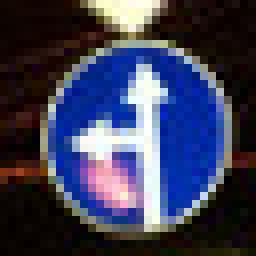
#> input picture new_images/imgs/1.jpg, 32 x 32 px (shown 8 times larger); its folder holds 4 pictures in this run
$ jupyter execute --allow-errors Traffic_Sign_Classifier_ver01.ipynb   (shell and % lines are left out)
#> lines starting #> are read from the running program, lines starting #| are printed output that depends on the picture
# Self-Driving Car Engineer Nanodegree

## Deep Learning

## Project: Build a Traffic Sign Recognition Classifier

---
## Step 0: Load The Data

[cell 1]
# Load pickled data
import pickle
import numpy as np
# TODO: Fill this in based on where you saved the training and testing data

training_file = 'data/train.p'
validation_file= 'data/valid.p'
testing_file = 'data/test.p'

#> (the rest of this cell did not finish here and is left out)

---

## Step 1: Dataset Summary & Exploration

The pickled data is a dictionary with 4 key/value pairs:

- `'features'` is a 4D array containing raw pixel data of the traffic sign images, (num examples, width, height, channels).
- `'labels'` is a 1D array containing the label/class id of the traffic sign. The file `signnames.csv` contains id -> name mappings for each id.
- `'sizes'` is a list containing tuples, (width, height) representing the original width and height the image.
- `'coords'` is a list containing tuples, (x1, y1, x2, y2) representing coordinates of a bounding box around the sign in the image. **THESE COORDINATES ASSUME THE ORIGINAL IMAGE. THE PICKLED DATA CONTAINS RESIZED VERSIONS (32 by 32) OF THESE IMAGES**

### Provide a Basic Summary of the Data Set Using Python, Numpy and/or Pandas

#> (a cell that did not finish here is left out)

## Include an exploratory visualization of the dataset

Visualize the German Traffic Signs Dataset using the pickled file(s).

[cell 3]
### Data exploration visualization code goes here.
### Feel free to use as many code cells as needed.
import matplotlib.pyplot as plt
# Visualizations will be shown in the notebook.

[cell 4]
'''
This cell shows the numbers for each class, and the overall distribution.
'''
import random
import pandas as pd

#> (the rest of this cell did not finish here and is left out)

### Summary
By watching the the distribution shape of our dataset, we can tell it's really unbalanced. Some classes are even 10 times larger
than another, so before building my model i need to extend the dataset by applying data argumentation.

----

## Step 2: Design and Test a Model Architecture

Design and implement a deep learning model that learns to recognize traffic signs. Model is trained and test on the [German Traffic Sign Dataset](http://benchmark.ini.rub.de/?section=gtsrb&subsection=dataset).

### Data argumentaiton

[cell 5]
'''
### Data Cleaning ####
Before data argumentation, notice that some images have really bad qualities.
For example too dark & too blury. This can affect our training.
Removing the exposure effects from all images and sharpen them can solve this problem.
################################################################################################
'''

def sharpen_img(image):
    gb = cv2.GaussianBlur(image, (5,5), 20.0)
    return cv2.addWeighted(image, 2, gb, -1, 0)

def remove_exposure(image):
    return exposure.equalize_adapthist(image)


'''
### Data argumentation methods ####
The dataset is really unbalanced, this is when data argumentation comes in.
Data argumentation methods like translation/perspective-tranform/rotation/scaling are used in this case.
################################################################################################
'''
import numpy as np
import cv2
from sklearn.utils import shuffle
from skimage import exposure
from skimage.transform import warp
from skimage.transform import ProjectiveTransform
from numpy import random


# [137 lines left out: functions flip, random_shift, random_zoom, random_rotation, four_point_transform, projection_transform and 1 more, not called in this run]

### Data argumentation in Viz

[cell 6]
'''
See how the images look like by removing the exposure effects.
'''
from skimage import exposure

bad_quality_cls = 3

fig = plt.figure(figsize = (6, 2))
fig.subplots_adjust(left = 0, right = 1, bottom = 0, top = 1, hspace = 0.05, wspace = 0.05)

#> (the rest of this cell did not finish here and is left out)

[cell 7]
'''
Now we've seen how great our solutioons worked out.
Let's visualize the data-argumentation.
'''
import matplotlib.pyplot as plt
# Data argumentation functions
arg_functions = {'random_shift': random_shift,
                 'random_zoom':random_zoom,
                 'flip':flip,
                 'random_rotation':random_rotation,
                 'projection_transform':projection_transform}


# Visualize the raw data
fig = plt.figure(figsize = (6, 2))
fig.subplots_adjust(left = 0, right = 1, bottom = 0, top = 1, hspace = 0.05, wspace = 0.05)

#> (the rest of this cell did not finish here and is left out)

### Pre-process the Data Set (normalization, grayscale, etc.)

[cell 8]
from sklearn.utils import shuffle
from skimage import exposure

def preprocess_dataset(X, y = None):

    #Convert to grayscale, e.g. single channel Y
    X = 0.299 * X[:, :, :, 0] + 0.587 * X[:, :, :, 1] + 0.114 * X[:, :, :, 2]
    #Scale features to be in [0, 1]
    X = (X / 255.).astype(np.float32)

    for i in range(X.shape[0]):
        with warnings.catch_warnings():
            warnings.simplefilter("ignore")
            X[i] = exposure.equalize_adapthist(X[i])

    if y is not None:
        # Convert to one-hot encoding. Convert back with `y = y.nonzero()[1]`
        y = np.eye(num_classes)[y]
        X, y = shuffle(X, y)

    # Add a single grayscale channel
    X = X.reshape(X.shape + (1,))
    return X, y


def data_argumentation():
    flipable_horizontle = [11, 12, 13, 18, 22, 26, 30, 35]
    flipable_horizontleAndVerticle = [15, 17]
    cross_flipable = {'19':20,
                      '33':34,
                      '36':37,
                      '38':39,
                      '20':19,
                      '34':33,
                      '37':36,
                      '39':38}
    n_classes = 43


    X_extended = [image for image in X_train]
    y_extended = [number for number in y_train]
    num_mean = X_train.shape[0] // n_classes

    for i in range(n_classes):
        images_i = X_train[y_train == i] #列出所有此類別的圖片
        label_i = i
        num_i_images = images_i.shape[0]


        if num_i_images < num_mean:
            for index, image in enumerate(images_i):

                zoom = random_zoom(image)
                isRotated_zoom = np.random.randint(0, 2)
                zoom = zoom if isRotated_zoom == 0 else random_rotation(zoom)
                X_extended.append(zoom)
                y_extended.append(i)

                shift = random_shift(image)
                isRotated_shift = np.random.randint(0, 2)
                shift = shift if isRotated_shift == 0 else random_rotation(shift)
                X_extended.append(shift)
                y_extended.append(i)


                projection = cv2.resize(projection_transform(image), (32, 32))
                X_extended.append(projection)
                y_extended.append(i)

                if i in flipable_horizontle:
                    flip_h_a = flip(image)
                    isRotated_flip_a = np.random.randint(0, 2)
                    flip_h_a = flip_h_a if isRotated_flip_a == 0 else random_rotation(flip_h_a)
                    X_extended.append(flip_h_a)
                    y_extended.append(i)

                if i in flipable_horizontleAndVerticle:
                    flip_h_b = flip(image)
                    isRotated_flip_b = np.random.randint(0, 2)
                    flip_h_b = flip_h_b if isRotated_flip_b == 0 else random_rotation(flip_h_b)
                    X_extended.append(flip_h_b)
                    y_extended.append(i)

                    flip_v_b = flip(image, 'vertical')
                    isRotated_flip_b = np.random.randint(0, 2)
                    flip_v_b = flip_v_b if isRotated_flip_b == 0 else random_rotation(flip_v_b)
                    X_extended.append(flip_v_b)
                    y_extended.append(i)

                cross_flip_class = cross_flipable.get(str(i))
                if cross_flip_class != None:
                    flip_h_c = flip(image)
                    isRotated_flip_c = np.random.randint(0, 2)
                    flip_h_c = flip_h_c if isRotated_flip_c == 0 else random_rotation(flip_h_c)
                    X_extended.append(flip_h_c)
                    y_extended.append(cross_flip_class)
    X_extended, y_extended = np.array(X_extended), np.array(y_extended)
    X_extended, y_extended = shuffle(X_extended, y_extended)
    return X_extended, y_extended

## Model Architecture

##### Helper functions
Helper functions to create a CNN architecture

[cell 9]
def new_weights(shape):
    initializer = tf.contrib.layers.xavier_initializer_conv2d()
    return tf.Variable(initializer(shape = shape))

def new_biases(length):
    return tf.Variable(tf.constant(0.05, shape = [length]))

# [56 lines left out: functions new_convLayer, flatten_layer, new_fc_layer, not called in this run]

##### Hyper parameters

[cell 10]
image_size = 32
image_flatten = image_size**2
img_shape = (image_size, image_size)
num_image_channel = 1
num_classes = 43

[cell 11]
num_conv1_filters = 24
conv1_filter_size = 5

num_conv2_filters = 36
conv2_filter_size = 5

num_conv3_filters = 48
conv3_filter_size = 5

num_conv4_filters = 64
conv4_filter_size = 3

num_conv5_filters = 64
conv5_filter_size = 3

num_fc1 = 1024
num_fc2 = 512
num_fc3 = 43

##### Placeholder variables

#> (a cell that did not finish here is left out)

##### Model

[cell 13]
# [46 lines left out: function NET, not called in this run]

#> (the rest of this cell did not finish here and is left out)

### Train, Validate and Test the Model

A validation set can be used to assess how well the model is performing. A low accuracy on the training and validation
sets imply underfitting. A high accuracy on the training set but low accuracy on the validation set implies overfitting.

#> (a cell that did not finish here is left out)

[cell 15]
import time
import tensorflow as tf

start_time = time.time()
EPOCHS = 10
BATCH_SIZE = 128
dropout = 0.5
folder = './tmp/'
#> (the rest of this cell did not finish here and is left out)

#> (a cell that did not finish here is left out)

## Step 3: Test a Model on New Images

### Load and Output the Images

[cell 17]
### Load the images and plot them.
import os
import matplotlib.pyplot as plt
import cv2

foler = 'new_images/imgs/'
test_img_paths = os.listdir(foler)
IMAGEES = []
plt.figure(figsize=(12, 8))
for i, name_img in enumerate(test_img_paths):
    image = cv2.imread('{}{}'.format(foler, name_img))
#> image is the input picture: shape (32, 32, 3); mean B, G, R 86.2, 61, 59.8
    image = cv2.cvtColor(image, cv2.COLOR_BGR2RGB)
    plt.subplot(3, 4, i+1)
    plt.imshow(image)
    plt.title(i)
    plt.axis('off')
    IMAGEES.append(image)
plt.show()
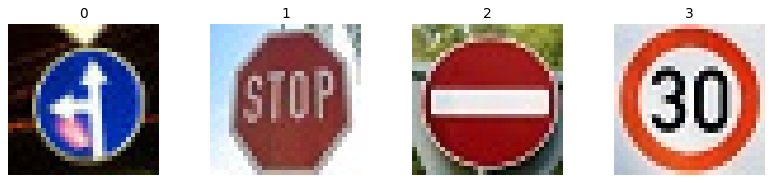
#> figure drawn by matplotlib, 4 panels

# Preprocess new images
IMAGEES = np.array(IMAGEES)
#> (the rest of this cell did not finish here and is left out)
